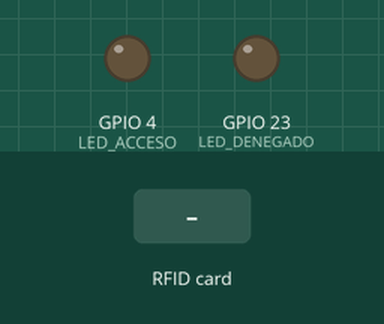
The sketch below on a simulated ESP32. Parts: output pins drawn as LEDs (lit = HIGH). The inputs (shaded band) are chosen by the test bench. WiFi joins after 1.5 s; servers stay silent unless stated; uploads are accepted with an empty reply; the local clock reads 2024-03-15 10:24:30 at power-on unless the sketch sets it; what the sketch prints to the serial monitor is not drawn.

Above: at 2.7 s.
2.8 s: RFID card 8A 30 10 0E held to the reader
At 3.3 s:
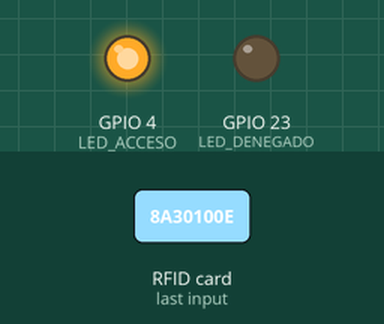
5.3 s: RFID card 5E 7A 19 C4 held to the reader
At 6.1 s:
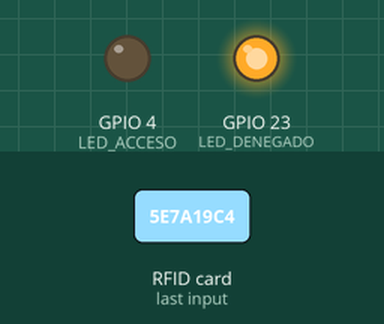
7.8 s: RFID card EF 81 19 24 held to the reader
At 10.0 s:
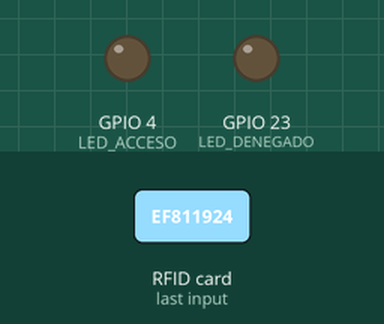
Timing chart, 0 to 11.5 s (numbered marks = the images above; inputs shaded):
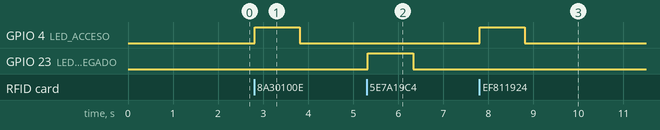

Measured:
- after the input at 2.8 s, GPIO 4 (LED_ACCESO): LOW → HIGH at once, → LOW 1.0 s later
- after the input at 5.3 s, GPIO 23 (LED_DENEGADO): LOW → HIGH at once, → LOW 1.0 s later
- after the input at 7.8 s, GPIO 4 (LED_ACCESO): LOW → HIGH at once, → LOW 1.0 s later

The sketch:

Modulo_RFID.ino
```cpp
#include <WiFi.h>
#include <HTTPClient.h>
#include <SPI.h>
#include <MFRC522.h>
#include <time.h>  // Para obtener hora con NTP

// Pines RC522
#define RST_PIN 26
#define SS_PIN  13

// Pines para LEDs
#define LED_ACCESO    4
#define LED_DENEGADO 23

// WiFi y servidor
const char* ssid = "Nombre de la red";
const char* password = "contraseña";
const char* serverURL = "http://ip local:3000/api/acceso";

// Usuarios autorizados
byte Usuario1[4] = {0x8A, 0x30, 0x10, 0x0E}; //tarjeta
byte Usuario2[4] = {0xEF, 0x81, 0x19, 0x24}; //llavero

MFRC522 mfrc522(SS_PIN, RST_PIN);
byte LecturaUID[4];

void setup() {
  Serial.begin(115200);
  SPI.begin(14, 19, 27, 13);  // SCK, MISO, MOSI, SS
  mfrc522.PCD_Init();

  pinMode(LED_ACCESO, OUTPUT);
  pinMode(LED_DENEGADO, OUTPUT);
  digitalWrite(LED_ACCESO, LOW);
  digitalWrite(LED_DENEGADO, LOW);

  // Conectar a WiFi
  WiFi.begin(ssid, password);
  Serial.print("Conectando a WiFi");
  while (WiFi.status() != WL_CONNECTED) {
    delay(500);
    Serial.print(".");
  }
  Serial.println("\n WiFi conectado");

  // Configurar hora vía NTP (zona horaria México -6 GMT)
  configTime(-6 * 3600, 0, "pool.ntp.org", "time.nist.gov");
  Serial.println("⌛ Sincronizando hora NTP...");
  struct tm timeinfo;
  while (!getLocalTime(&timeinfo)) {
    Serial.print(".");
    delay(500);
  }
  Serial.println("\n Hora NTP obtenida correctamente");

  Serial.println(" Listo para escanear tarjeta o llavero...");
}

void loop() {
  if (!mfrc522.PICC_IsNewCardPresent()) return;
  if (!mfrc522.PICC_ReadCardSerial()) return;

  // Obtener UID
  String uid_str = "";
  for (byte i = 0; i < mfrc522.uid.size; i++) {
    LecturaUID[i] = mfrc522.uid.uidByte[i];
    if (mfrc522.uid.uidByte[i] < 0x10) uid_str += "0";
    uid_str += String(mfrc522.uid.uidByte[i], HEX);
  }
  uid_str.toUpperCase();

  // Obtener hora actual como cadena
  struct tm timeinfo;
  if (!getLocalTime(&timeinfo)) {
    Serial.println("⚠️ No se pudo obtener hora NTP");
    return;
  }
  char hora_str[9];
  strftime(hora_str, sizeof(hora_str), "%H:%M:%S", &timeinfo);

  String usuario;
  bool acceso = false;

  if (comparaUID(LecturaUID, Usuario1)) {
    usuario = "Usuario 1";
    acceso = true;
  } else if (comparaUID(LecturaUID, Usuario2)) {
    usuario = "Usuario 2";
    acceso = true;
  } else {
    usuario = "Desconocido";
    acceso = false;
  }

  // LED y Serial
  Serial.printf("UID: %s\t%s a las %s\n", uid_str.c_str(), acceso ? "Acceso permitido" : "Acceso denegado", hora_str);
  digitalWrite(acceso ? LED_ACCESO : LED_DENEGADO, HIGH);
  delay(1000);
  digitalWrite(acceso ? LED_ACCESO : LED_DENEGADO, LOW);

  // Enviar a servidor
  enviarAcceso(uid_str, usuario, String(hora_str));

  mfrc522.PICC_HaltA();
}

bool comparaUID(byte lectura[], byte usuario[]) {
  for (byte i = 0; i < mfrc522.uid.size; i++) {
    if (lectura[i] != usuario[i]) return false;
  }
  return true;
}

void enviarAcceso(String uid, String usuario, String hora) {
  if (WiFi.status() == WL_CONNECTED) {
    HTTPClient http;
    http.begin(serverURL);
    http.addHeader("Content-Type", "application/json");

    String json = "{\"uid\":\"" + uid + "\",\"usuario\":\"" + usuario + "\",\"hora\":\"" + hora + "\"}";

    int codigo = http.POST(json);
    Serial.print("Enviado a servidor. Código HTTP: ");
    Serial.println(codigo);

    http.end();
  } else {
    Serial.println("No conectado a WiFi.");
  }
}
```
